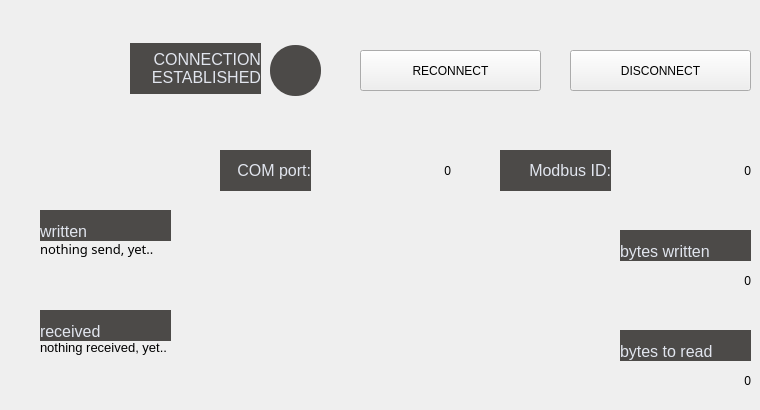
       <widget class="QWidget" name="CONN_PUMP1_tab">
        <attribute name="title">
         <string>    PUMP 1    </string>
        </attribute>
        <widget class="QPushButton" name="CONN_PUMP1_btt_reconn">
         <property name="geometry">
          <rect>
           <x>360</x>
           <y>50</y>
           <width>181</width>
           <height>41</height>
          </rect>
         </property>
         <property name="text">
          <string>RECONNECT</string>
         </property>
        </widget>
        <widget class="QLabel" name="CONN_PUMP1_lbl_writeBuffer">
         <property name="geometry">
          <rect>
           <x>40</x>
           <y>210</y>
           <width>131</width>
           <height>31</height>
          </rect>
         </property>
         <property name="styleSheet">
          <string notr="true">border: 0px;
font-size: 12pt;
background-color: #4c4a48;
color: #E1E5EE;</string>
         </property>
         <property name="text">
          <string>written</string>
         </property>
         <property name="alignment">
          <set>Qt::AlignBottom|Qt::AlignLeading|Qt::AlignLeft</set>
         </property>
        </widget>
        <widget class="QLabel" name="CONN_PUMP1_indi_connected">
         <property name="geometry">
          <rect>
           <x>270</x>
           <y>45</y>
           <width>51</width>
           <height>51</height>
          </rect>
         </property>
         <property name="styleSheet">
          <string notr="true">border-radius: 25px;
background-color: #4c4a48;</string>
         </property>
         <property name="text">
          <string/>
         </property>
        </widget>
        <widget class="QPushButton" name="CONN_PUMP1_btt_discon">
         <property name="geometry">
          <rect>
           <x>570</x>
           <y>50</y>
           <width>181</width>
           <height>41</height>
          </rect>
         </property>
         <property name="text">
          <string>DISCONNECT</string>
         </property>
        </widget>
        <widget class="QLabel" name="CONN_PUMP1_lbl_readBuffer">
         <property name="geometry">
          <rect>
           <x>40</x>
           <y>310</y>
           <width>131</width>
           <height>31</height>
          </rect>
         </property>
         <property name="styleSheet">
          <string notr="true">border: 0px;
font-size: 12pt;
background-color: #4c4a48;
color: #E1E5EE;</string>
         </property>
         <property name="text">
          <string>received</string>
         </property>
         <property name="alignment">
          <set>Qt::AlignBottom|Qt::AlignLeading|Qt::AlignLeft</set>
         </property>
        </widget>
        <widget class="QLabel" name="CONN_PUMP1_lbl_connected">
         <property name="geometry">
          <rect>
           <x>130</x>
           <y>43</y>
           <width>131</width>
           <height>51</height>
          </rect>
         </property>
         <property name="styleSheet">
          <string notr="true">border: 0px;
font-size: 12pt;
background-color: #4c4a48;
color: #E1E5EE;</string>
         </property>
         <property name="text">
          <string>CONNECTION
ESTABLISHED</string>
         </property>
         <property name="alignment">
          <set>Qt::AlignRight|Qt::AlignTrailing|Qt::AlignVCenter</set>
         </property>
        </widget>
        <widget class="QLabel" name="CONN_PUMP1_disp_modbId">
         <property name="geometry">
          <rect>
           <x>620</x>
           <y>150</y>
           <width>131</width>
           <height>41</height>
          </rect>
         </property>
         <property name="text">
          <string>0</string>
         </property>
         <property name="alignment">
          <set>Qt::AlignRight|Qt::AlignTrailing|Qt::AlignVCenter</set>
         </property>
        </widget>
        <widget class="QLabel" name="CONN_PUMP1_disp_port">
         <property name="geometry">
          <rect>
           <x>320</x>
           <y>150</y>
           <width>131</width>
           <height>41</height>
          </rect>
         </property>
         <property name="text">
          <string>0</string>
         </property>
         <property name="alignment">
          <set>Qt::AlignRight|Qt::AlignTrailing|Qt::AlignVCenter</set>
         </property>
        </widget>
        <widget class="QLabel" name="CONN_PUMP1_lbl_port">
         <property name="geometry">
          <rect>
           <x>220</x>
           <y>150</y>
           <width>91</width>
           <height>41</height>
          </rect>
         </property>
         <property name="styleSheet">
          <string notr="true">border: 0px;
font-size: 12pt;
background-color: #4c4a48;
color: #E1E5EE;</string>
         </property>
         <property name="text">
          <string>COM port:</string>
         </property>
         <property name="alignment">
          <set>Qt::AlignRight|Qt::AlignTrailing|Qt::AlignVCenter</set>
         </property>
        </widget>
        <widget class="QLabel" name="CONN_PUMP1_lbl_modbId">
         <property name="geometry">
          <rect>
           <x>500</x>
           <y>150</y>
           <width>111</width>
           <height>41</height>
          </rect>
         </property>
         <property name="styleSheet">
          <string notr="true">border: 0px;
font-size: 12pt;
background-color: #4c4a48;
color: #E1E5EE;</string>
         </property>
         <property name="text">
          <string>Modbus ID:</string>
         </property>
         <property name="alignment">
          <set>Qt::AlignRight|Qt::AlignTrailing|Qt::AlignVCenter</set>
         </property>
        </widget>
        <widget class="QLabel" name="CONN_PUMP1_disp_readBuffer">
         <property name="geometry">
          <rect>
           <x>40</x>
           <y>340</y>
           <width>561</width>
           <height>61</height>
          </rect>
         </property>
         <property name="styleSheet">
          <string notr="true">font-size: 10pt</string>
         </property>
         <property name="text">
          <string>nothing received, yet..</string>
         </property>
         <property name="alignment">
          <set>Qt::AlignLeading|Qt::AlignLeft|Qt::AlignTop</set>
         </property>
         <property name="wordWrap">
          <bool>true</bool>
         </property>
        </widget>
        <widget class="QLabel" name="CONN_PUMP1_lbl_bytesWritten">
         <property name="geometry">
          <rect>
           <x>620</x>
           <y>230</y>
           <width>131</width>
           <height>31</height>
          </rect>
         </property>
         <property name="styleSheet">
          <string notr="true">border: 0px;
font-size: 12pt;
background-color: #4c4a48;
color: #E1E5EE;</string>
         </property>
         <property name="text">
          <string>bytes written</string>
         </property>
         <property name="alignment">
          <set>Qt::AlignBottom|Qt::AlignLeading|Qt::AlignLeft</set>
         </property>
        </widget>
        <widget class="QLabel" name="CONN_PUMP1_lbl_bytesToRead">
         <property name="geometry">
          <rect>
           <x>620</x>
           <y>330</y>
           <width>131</width>
           <height>31</height>
          </rect>
         </property>
         <property name="styleSheet">
          <string notr="true">border: 0px;
font-size: 12pt;
background-color: #4c4a48;
color: #E1E5EE;</string>
         </property>
         <property name="text">
          <string>bytes to read</string>
         </property>
         <property name="alignment">
          <set>Qt::AlignBottom|Qt::AlignLeading|Qt::AlignLeft</set>
         </property>
        </widget>
        <widget class="QLabel" name="CONN_PUMP1_disp_bytesToRead">
         <property name="geometry">
          <rect>
           <x>620</x>
           <y>360</y>
           <width>131</width>
           <height>41</height>
          </rect>
         </property>
         <property name="text">
          <string>0</string>
         </property>
         <property name="alignment">
          <set>Qt::AlignRight|Qt::AlignTrailing|Qt::AlignVCenter</set>
         </property>
        </widget>
        <widget class="QLabel" name="CONN_PUMP1_disp_writeBuffer">
         <property name="geometry">
          <rect>
           <x>40</x>
           <y>240</y>
           <width>561</width>
           <height>61</height>
          </rect>
         </property>
         <property name="font">
          <font>
           <family>Bahnschrift</family>
           <pointsize>10</pointsize>
          </font>
         </property>
         <property name="styleSheet">
          <string notr="true">font-size: 10pt</string>
         </property>
         <property name="text">
          <string>nothing send, yet..</string>
         </property>
         <property name="alignment">
          <set>Qt::AlignLeading|Qt::AlignLeft|Qt::AlignTop</set>
         </property>
         <property name="wordWrap">
          <bool>true</bool>
         </property>
        </widget>
        <widget class="QLabel" name="CONN_PUMP1_disp_bytesWritten">
         <property name="geometry">
          <rect>
           <x>620</x>
           <y>260</y>
           <width>131</width>
           <height>41</height>
          </rect>
         </property>
         <property name="text">
          <string>0</string>
         </property>
         <property name="alignment">
          <set>Qt::AlignRight|Qt::AlignTrailing|Qt::AlignVCenter</set>
         </property>
        </widget>
        <zorder>CONN_PUMP1_lbl_writeBuffer</zorder>
        <zorder>CONN_PUMP1_lbl_readBuffer</zorder>
        <zorder>CONN_PUMP1_btt_reconn</zorder>
        <zorder>CONN_PUMP1_indi_connected</zorder>
        <zorder>CONN_PUMP1_btt_discon</zorder>
        <zorder>CONN_PUMP1_lbl_connected</zorder>
        <zorder>CONN_PUMP1_disp_modbId</zorder>
        <zorder>CONN_PUMP1_disp_port</zorder>
        <zorder>CONN_PUMP1_lbl_port</zorder>
        <zorder>CONN_PUMP1_lbl_modbId</zorder>
        <zorder>CONN_PUMP1_disp_readBuffer</zorder>
        <zorder>CONN_PUMP1_lbl_bytesWritten</zorder>
        <zorder>CONN_PUMP1_lbl_bytesToRead</zorder>
        <zorder>CONN_PUMP1_disp_bytesToRead</zorder>
        <zorder>CONN_PUMP1_disp_writeBuffer</zorder>
        <zorder>CONN_PUMP1_disp_bytesWritten</zorder>
       </widget>
